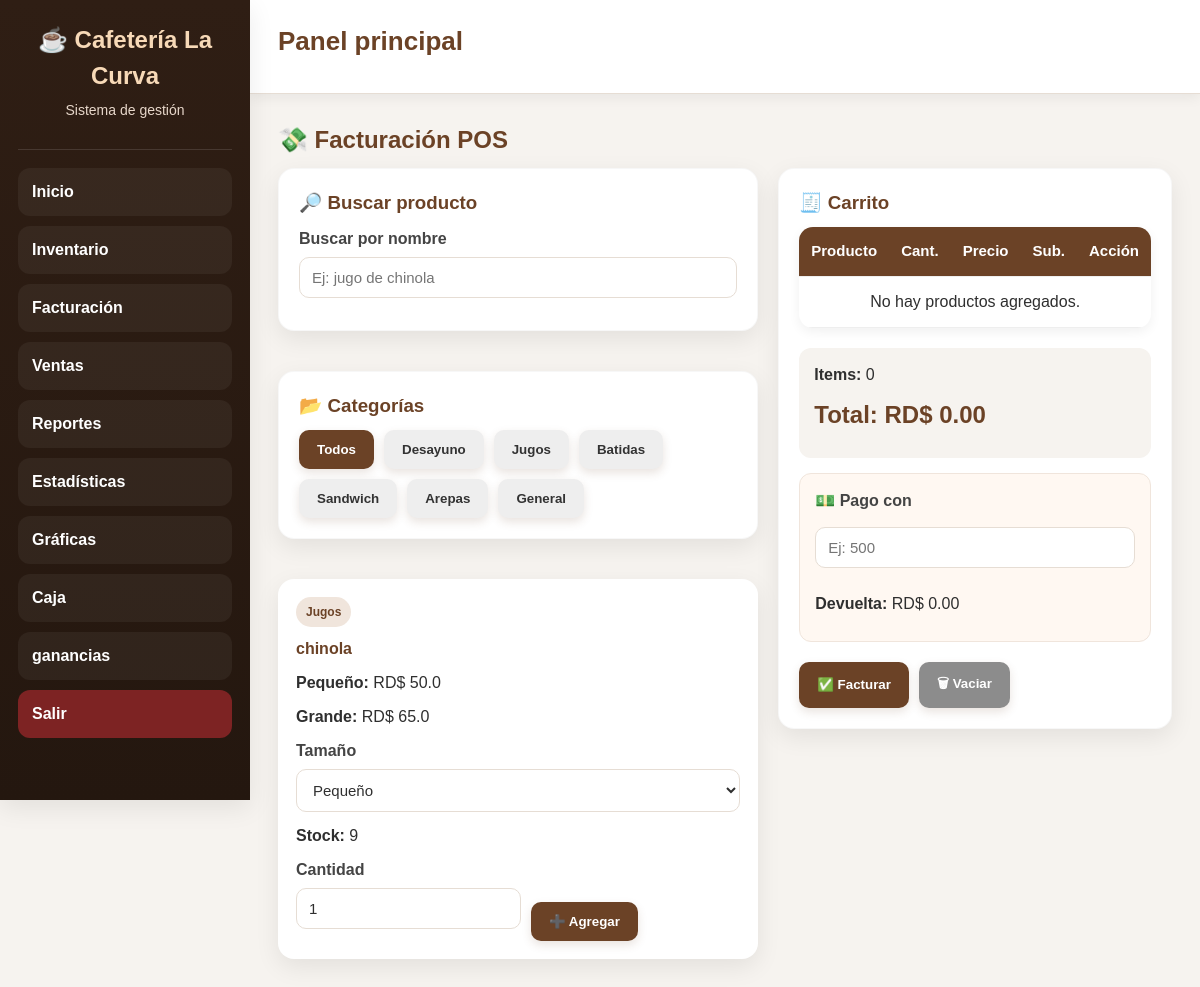
/facturacion (signed in), run on an earlier commit of the app's database.
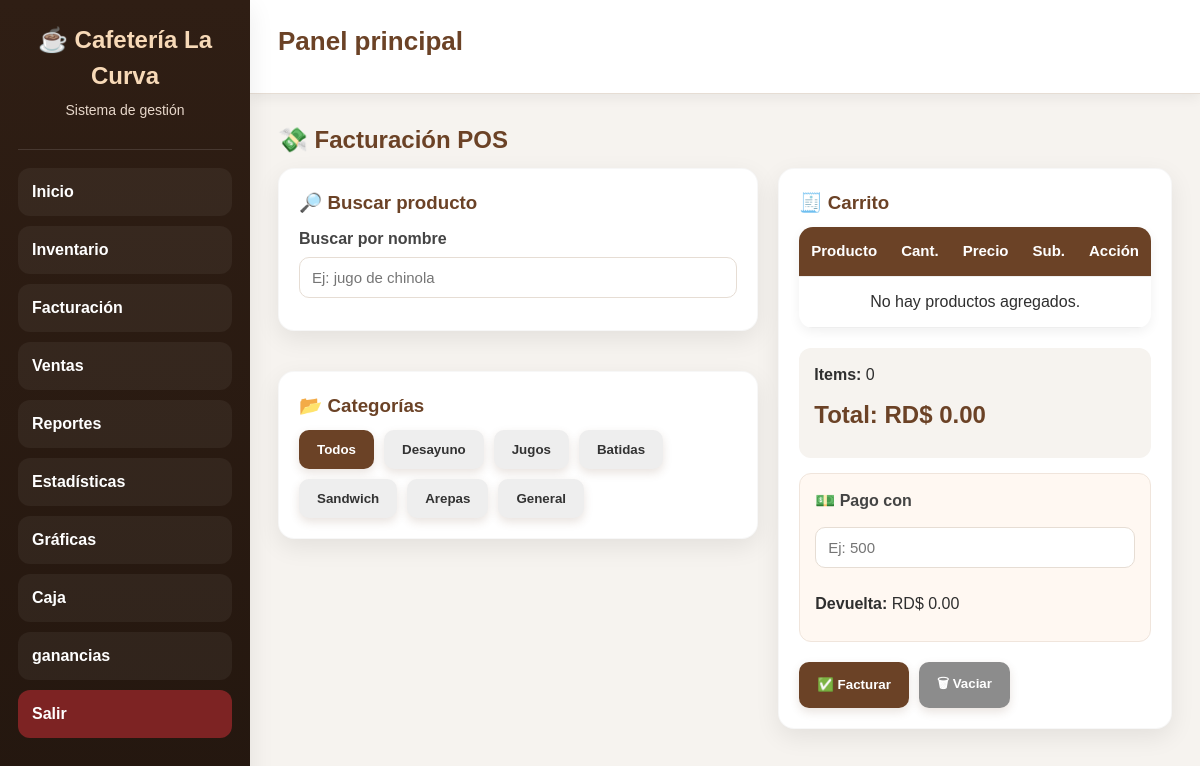
And on a later commit of the database.
### tables this page shows
CREATE TABLE productos(
            id INTEGER PRIMARY KEY AUTOINCREMENT,
            nombre TEXT UNIQUE,
            precio REAL DEFAULT 0,
            stock INTEGER DEFAULT 0,
            tipo TEXT DEFAULT 'General',
            precio_pequeno REAL DEFAULT 0,
            precio_grande REAL DEFAULT 0,
            inversion_total REAL DEFAULT 0,
            costo_unitario REAL DEFAULT 0
        );

### app.py (the view)
@app.route("/facturacion")
def facturacion():
    if "usuario" not in session:
        return redirect("/")
    conn = None
    try:
        conn = conectar_seguro()
        c = conn.cursor()
        c.execute("SELECT * FROM productos ORDER BY tipo, nombre")
        productos = c.fetchall()
        return render_template("facturacion.html", productos=productos)
    except Exception as e:
        return f"Error en facturación: {e}"
    finally:
        if conn:
            conn.close()

### app.py (called while the page is built)
def conectar_seguro():
    conn = conectar()
    try:
        conn.execute("PRAGMA foreign_keys = ON")
    except Exception:
        pass
    return conn

@app.before_request
def proteger_rutas():
    if request.path.startswith("/static/"):
        return None
    rutas_libres = ["/"]
    if request.path not in rutas_libres and "usuario" not in session:
        return redirect("/")

### database.py (called while the page is built)
def conectar():
    database_url = os.getenv("DATABASE_URL")
    if database_url and psycopg2:
        conn = psycopg2.connect(database_url)
        conn.autocommit = False
        return ConnectionCompat(conn)
    conn = sqlite3.connect("cafeteria.db", timeout=30)
    return conn

### templates/facturacion.html (shortened to what the changed rows need)
{% extends "base.html" %}
{% block content %}
<h2>💸 Facturación POS</h2>
<div class="pos-layout">
    <div class="pos-left">
        <div class="productos-grid" id="productosGrid">
            {% for p in productos %}
            <div
                class="producto-card"
                id="producto-{{ p[0] }}"
                data-id="{{ p[0] }}"
                data-nombre="{{ p[1] }}"
                data-precio="{{ p[2] }}"
                data-stock="{{ p[3] }}"
                data-tipo="{{ p[4] if p|length > 4 else 'General' }}"
                data-precio-pequeno="{{ p[5] if p|length > 5 else 0 }}"
                data-precio-grande="{{ p[6] if p|length > 6 else 0 }}"
            >
                <div class="producto-tipo">
                    {{ p[4] if p|length > 4 else 'General' }}
                </div>
                <h4>{{ p[1] }}</h4>
                {% if p[4] == "Jugos" %}
                    <p><strong>Pequeño:</strong> RD$ {{ p[5] }}</p>
                    <p><strong>Grande:</strong> RD$ {{ p[6] }}</p>
                    <label for="tamano-{{ p[0] }}">Tamaño</label>
                    <select
                        id="tamano-{{ p[0] }}"
                        name="tamano-{{ p[0] }}"
                        title="Selecciona el tamaño del jugo {{ p[1] }}"
                    >
                        <option value="pequeno">Pequeño</option>
                    </select>
                {% else %}
                    <p><strong>Precio:</strong> RD$ {{ p[2] }}</p>
                {% endif %}
                <p><strong>Stock:</strong> {{ p[3] }}</p>
                <div class="producto-actions">
                    <div class="cantidad-box">
                        <label for="cant-{{ p[0] }}">Cantidad</label>
                        <input
                            type="number"
                            min="1"
                            value="1"
                            class="cantidad-input"
                            id="cant-{{ p[0] }}"
                            name="cant-{{ p[0] }}"
                            placeholder="Cantidad"
                            title="Cantidad del producto {{ p[1] }}"
                        >
                    </div>
                    <button
                        type="button"
                        class="btn-agregar-producto"
                        data-id="{{ p[0] }}"
                    >
                        ➕ Agregar
                    </button>
                </div>
            </div>
            {% endfor %}
        </div>
    </div>
    <div class="pos-right">
        <div class="card sticky-card">
            <table>
                <thead>
                    <tr>
                        <th>Producto</th>
                        <th>Cant.</th>
                        <th>Precio</th>
                        <th>Sub.</th>
                        <th>Acción</th>
                    </tr>
                </thead>
            </table>
            <div class="total-box">
                <h2>Total: RD$ <span id="totalGeneral">0.00</span></h2>
            </div>
        </div>
    </div>
</div>
{% endblock %}

What changed in the data, as far as the page shows it:
removed productos: tipo "Jugos", nombre "chinola", precio_pequeno "50.0", precio_grande "65.0", id+nombre "Pequeño", stock "9"
